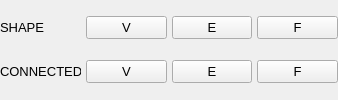
	<widget class="QWidget" name="panelSegment">
	  <property name="sizePolicy">
	    <sizepolicy hsizetype="Expanding" vsizetype="Fixed">
	      <horstretch>0</horstretch>
	      <verstretch>0</verstretch>
	    </sizepolicy>
	  </property>
	  <property name="visible">
	    <bool>false</bool>
	  </property>

	  <layout class="QGridLayout" name="panelSegmentGridLayout">
	    <property name="leftMargin">
	      <number>0</number>
	    </property>
	    <property name="topMargin">
	      <number>0</number>
	    </property>
	    <property name="rightMargin">
	      <number>0</number>
	    </property>
	    <property name="bottomMargin">
	      <number>0</number>
	    </property>
	    <property name="spacing">
	      <number>5</number>
	    </property>

	    <item row="0" column="0">
	      <widget class="QLabel" name="labelShape">
		<property name="sizePolicy">
		  <sizepolicy hsizetype="Expanding" vsizetype="Fixed">
		    <horstretch>1</horstretch>
		    <verstretch>0</verstretch>
		  </sizepolicy>
		</property>
		<property name="minimumSize">
		  <size>
		    <width>50</width>
		    <height>22</height>
		  </size>
		</property>
		<property name="maximumSize">
		  <size>
		    <width>10000</width>
		    <height>22</height>
		  </size>
		</property>
		<property name="alignment">
		  <set>Qt::AlignLeft|Qt::AlignVCenter</set>
		</property>
		<property name="margin">
		  <number>5</number>
		</property>
		<property name="text">
		  <string>SHAPE</string>
		</property>
		<property name="font">
		  <font>
		    <pointsize>10</pointsize>
		  </font>
		</property>
	      </widget> <!-- "labelShape" -->
	    </item>

	    <item row="0" column="1">
	      <widget class="QPushButton" name="buttonShapeVertices">
		<property name="sizePolicy">
		  <sizepolicy hsizetype="Expanding" vsizetype="Fixed">
		    <horstretch>1</horstretch>
		    <verstretch>0</verstretch>
		  </sizepolicy>
		</property>	
		<property name="text">
		  <string>V</string>
		</property>
		<property name="font">
		  <font>
		    <pointsize>10</pointsize>
		  </font>
		</property>
	      </widget>
	    </item>

	    <item row="0" column="2">
	      <widget class="QPushButton" name="buttonShapeEdges">
		<property name="sizePolicy">
		  <sizepolicy hsizetype="Expanding" vsizetype="Fixed">
		    <horstretch>1</horstretch>
		    <verstretch>0</verstretch>
		  </sizepolicy>
		</property>	
		<property name="text">
		  <string>E</string>
		</property>
		<property name="font">
		  <font>
		    <pointsize>10</pointsize>
		  </font>
		</property>
	      </widget>
	    </item>

	    <item row="0" column="3">
	      <widget class="QPushButton" name="buttonShapeFaces">
		<property name="sizePolicy">
		  <sizepolicy hsizetype="Expanding" vsizetype="Fixed">
		    <horstretch>1</horstretch>
		    <verstretch>0</verstretch>
		  </sizepolicy>
		</property>	
		<property name="text">
		  <string>F</string>
		</property>
		<property name="font">
		  <font>
		    <pointsize>10</pointsize>
		  </font>
		</property>
	      </widget>
	    </item>

	    <item row="1" column="0">
	      <widget class="QLabel" name="labelConnected">
		<property name="sizePolicy">
		  <sizepolicy hsizetype="Expanding" vsizetype="Fixed">
		    <horstretch>1</horstretch>
		    <verstretch>0</verstretch>
		  </sizepolicy>
		</property>
		<property name="minimumSize">
		  <size>
		    <width>50</width>
		    <height>22</height>
		  </size>
		</property>
		<property name="maximumSize">
		  <size>
		    <width>10000</width>
		    <height>22</height>
		  </size>
		</property>
		<property name="alignment">
		  <set>Qt::AlignLeft|Qt::AlignVCenter</set>
		</property>
		<property name="margin">
		  <number>5</number>
		</property>
		<property name="text">
		  <string>CONNECTED</string>
		</property>
		<property name="font">
		  <font>
		    <pointsize>10</pointsize>
		  </font>
		</property>
	      </widget> <!-- "labelConnected" -->
	    </item>

	    <item row="1" column="1">
	      <widget class="QPushButton" name="buttonConnectedVertices">
		<property name="sizePolicy">
		  <sizepolicy hsizetype="Expanding" vsizetype="Fixed">
		    <horstretch>1</horstretch>
		    <verstretch>0</verstretch>
		  </sizepolicy>
		</property>	
		<property name="text">
		  <string>V</string>
		</property>
		<property name="font">
		  <font>
		    <pointsize>10</pointsize>
		  </font>
		</property>
	      </widget>
	    </item>

	    <item row="1" column="2">
	      <widget class="QPushButton" name="buttonConnectedEdges">
		<property name="sizePolicy">
		  <sizepolicy hsizetype="Expanding" vsizetype="Fixed">
		    <horstretch>1</horstretch>
		    <verstretch>0</verstretch>
		  </sizepolicy>
		</property>	
		<property name="text">
		  <string>E</string>
		</property>
		<property name="font">
		  <font>
		    <pointsize>10</pointsize>
		  </font>
		</property>
	      </widget>
	    </item>

	    <item row="1" column="3">
	      <widget class="QPushButton" name="buttonConnectedFaces">
		<property name="sizePolicy">
		  <sizepolicy hsizetype="Expanding" vsizetype="Fixed">
		    <horstretch>1</horstretch>
		    <verstretch>0</verstretch>
		  </sizepolicy>
		</property>	
		<property name="text">
		  <string>F</string>
		</property>
		<property name="font">
		  <font>
		    <pointsize>10</pointsize>
		  </font>
		</property>
	      </widget>
	    </item>

	  </layout>
	</widget>
